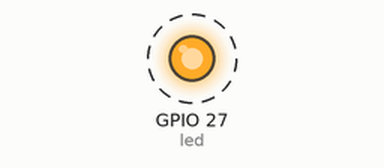
The program below on a simulated Raspberry Pi (BCM pin numbers). Parts: output pins drawn as LEDs (lit = HIGH). Dashed ring = blinking.

Above: at 0.5 s.
Timing chart, 0 to 4.6 s (numbered marks = the images above):
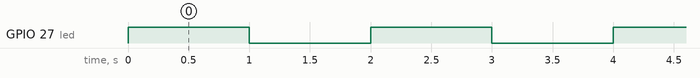

The program:

led.py
```python
import RPi.GPIO as GPIO
import time

led = 27

GPIO.setmode(GPIO.BCM)
GPIO.setwarnings(False)
GPIO.setup(led,GPIO.OUT)

while True:
	GPIO.output(led,GPIO.HIGH)
	time.sleep(1)
	GPIO.output(led,GPIO.LOW)
	time.sleep(1)
```

Measured:
- by itself, GPIO 27 (led): alternates HIGH for 1.0 s and LOW for 1.0 s
